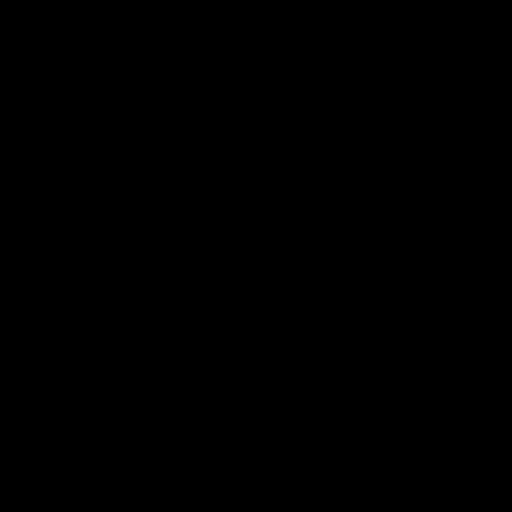
Frame 1 (no input)
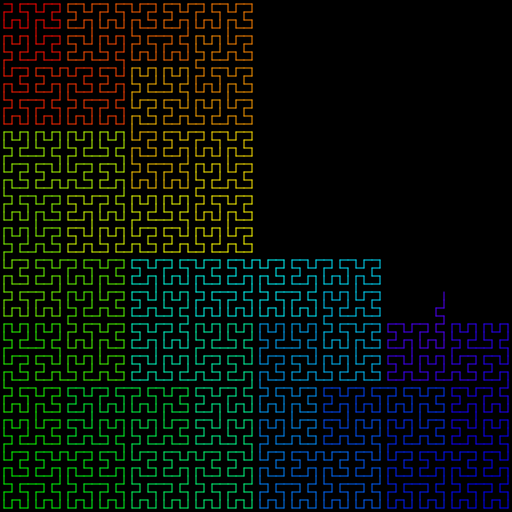
Frame 60 (no input)
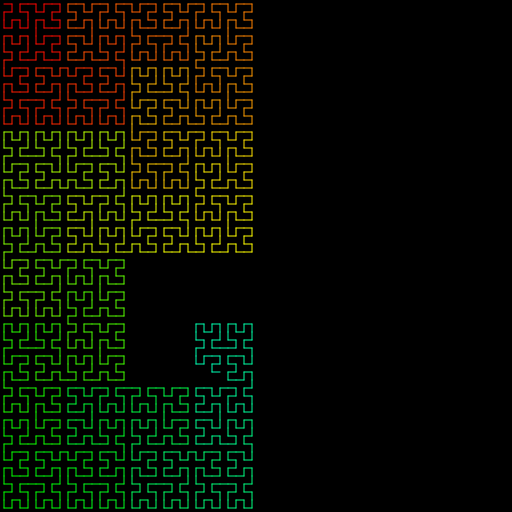
Frame 120 (the mouse pressed at the canvas centre since frame 60)

The p5.js sketch that drew these frames (run headless with seeded random() and noise() and a simulated clock; from frame 60 on, the mouse is pressed at the canvas centre):

// p5.js sketch
// ── sketch.js
const order = 6;
let N;
let total;

let path = [];

let counter = 0;

function setup() {
  createCanvas(512, 512);
  colorMode(HSB, 360, 255, 255);
  background(0);

  N = int(pow(2, order));
  total = N * N;

  for (let i = 0; i < total; i++) {
    path[i] = hilbert(i);
    let len = width / N;
    path[i].mult(len);
    path[i].add(len / 2, len / 2);
  }
}

function draw() {
  background(0);

  stroke(255);
  strokeWeight(1);
  noFill();
  //beginShape();
  for (let i = 1; i < counter; i++) {
    let h = map(i, 0, path.length, 0, 360);
    stroke(h, 255, 255);
    line(path[i].x, path[i].y, path[i - 1].x, path[i - 1].y);
  }
  //endShape();

  counter += 50;
  if (counter >= path.length) {
    counter = 0;
  }

  // strokeWeight(4);
  // for (let i = 0; i < path.length; i++) {
  //  point(path[i].x, path[i].y);
  //  text(i, path[i].x+5, path[i].y);
  // }
}


function hilbert(i) {
  const points = [
    new p5.Vector(0, 0),
    new p5.Vector(0, 1),
    new p5.Vector(1, 1),
    new p5.Vector(1, 0)
  ];

  let index = i & 3;
  let v = points[index];

  for (let j = 1; j < order; j++) {
    i = i >>> 2;
    index = i & 3;
    let len = pow(2, j);
    if (index == 0) {
      let temp = v.x;
      v.x = v.y;
      v.y = temp;
    } else if (index == 1) {
      v.y += len;
    } else if (index == 2) {
      v.x += len;
      v.y += len;
    } else if (index == 3) {
      let temp = len - 1 - v.x;
      v.x = len - 1 - v.y;
      v.y = temp;
      v.x += len;
    }
  }
  return v;
}
